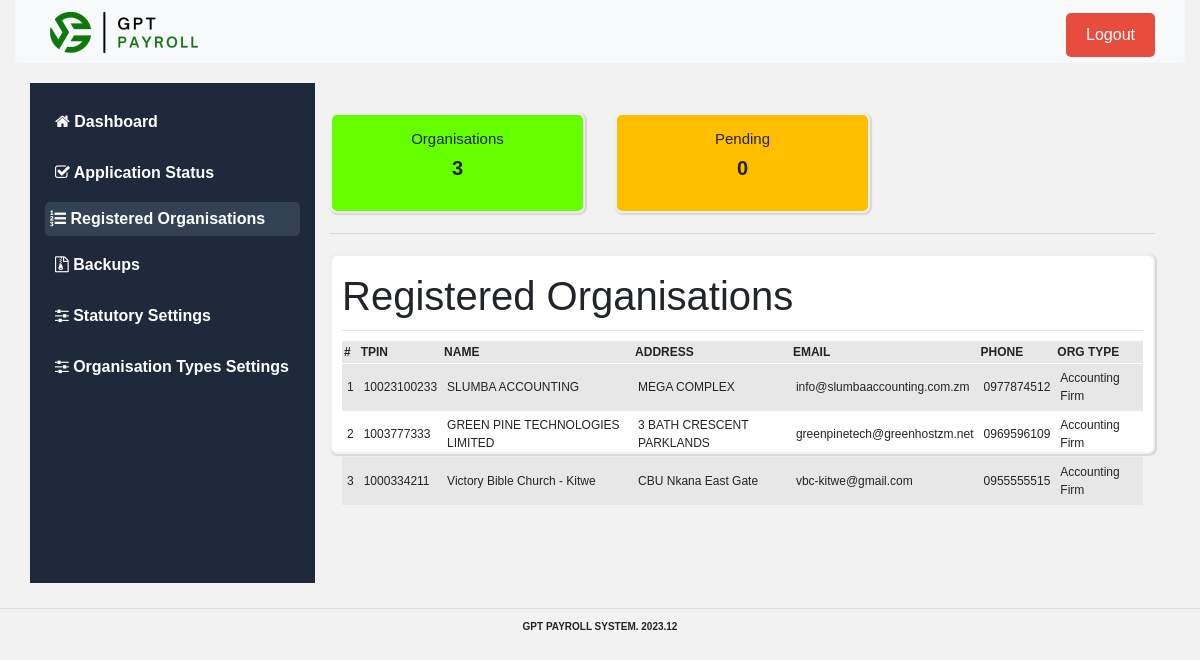
The app's page /supa_admin/reg_status.php (signed in) with its own data.
### tables this page shows
CREATE TABLE `org_supa_register` (
  `id` int(11) NOT NULL,
  `org_id` varchar(50) NOT NULL,
  `org_name` text NOT NULL,
  `org_address` varchar(200) NOT NULL,
  `tpin` varchar(20) NOT NULL,
  `org_email` varchar(200) NOT NULL,
  `org_phone` varchar(30) NOT NULL,
  `org_type` text NOT NULL,
  `status` int(11) NOT NULL,
  `currency` varchar(5) NOT NULL,
  `date_added` timestamp NOT NULL DEFAULT current_timestamp() ON UPDATE current_timestamp()
);

### supa_admin/action/proc_reg_org_list.php (the view, shortened to what this page needs)
<div class="container-fluid">
		<div class="col-sm-3 sidebar">
			<a href="dashboard.php"><button class="side-button"><i class="fa fa-home" aria-hidden="true"></i> Dashboard</button></a>
			<a href="app_status.php"><button class="side-button"><i class="fa fa-check-square-o" aria-hidden="true"></i> Application Status</button></a>
			<a href="reg_status.php"><button class="side-button active"><i class="fa fa-list-ol" aria-hidden="true"></i> Registered Organisations</button></a>
			<a href="backups.php"><button class="side-button"><i class="fa fa-file-archive-o" aria-hidden="true"></i> Backups</button></a>
			<a href="stat_settings.php"><button class="side-button"><i class="fa fa-sliders" aria-hidden="true"></i> Statutory Settings</button></a>
			<a href="org_type_setup.php"><button class="side-button"><i class="fa fa-sliders" aria-hidden="true"></i> Organisation Types Settings</button></a>
		</div>
		<div class="col-sm-9 dashboard">
			<div class="row">
				<div class="col-sm-4 small-box">
					<div class="box" style="background-color: #66FF00;">
						<h4>Organisations</h4>
						<p class="info" style="font-size: 2em;">
							<?php
								include 'includes/conn.php';
								$sql = "SELECT * FROM org_supa_register WHERE status = 1";
								$approval = mysqli_prepare($conn,$sql);
								if(!$approval){
									echo "";
								}else{
									mysqli_stmt_execute($approval);
									$result = mysqli_stmt_get_result($approval);
									$count = 0;
									while($row = mysqli_fetch_assoc($result)){
										$count = $count + 1;
									}
									echo $count;
								}
							?>
					</div>
				</div>
				<div class="col-sm-4 small-box">
					<div class="box" style="background-color: #ffbf00;">
						<h4>Pending</h4>
						<p class="info" style="font-size: 2em;">
							<?php
								include 'includes/conn.php';
								$sql = "SELECT * FROM org_supa_register WHERE status = 0";
								$approval = mysqli_prepare($conn,$sql);
								if(!$approval){
									echo "";
								}else{
									$count = 0;
									echo $count;
								}
							?>
						</p>
					</div>
				</div>
			</div>
			<hr>
			<div class="row">
				<div class="col-sm-12 small-boxed">
					<div class="boxed">
						<h4 style="font-size: 4em; text-align: left;">Registered Organisations</h4>
						<hr>
						<table class="status">
							<thead>
								<tr>
									<th>#</th>
									<th>TPIN</th>
									<th>NAME</th>
									<th>ADDRESS</th>
									<th>EMAIL</th>
									<th>PHONE</th>
									<th>ORG TYPE</th>
								</tr>
							</thead>
							<tbody>
								<?php
									include 'includes/conn.php';
									$sql = "SELECT * FROM org_supa_register WHERE status = 1";
									$approval = mysqli_prepare($conn,$sql);
									if(!$approval){
										echo "";
									}else{
										mysqli_stmt_execute($approval);
										$result = mysqli_stmt_get_result($approval);
										$count = 0;
										while($row = mysqli_fetch_assoc($result)){
											$count = $count + 1;
											$org_type = $row['org_type'];
											$org_phone = $row['org_phone'];
											$org_email = $row['org_email'];
											$org_name = $row['org_name'];
											$org_address = $row['org_address'];
											$org_tpin = $row['tpin'];
											?>
											<tr>
												<td><?php echo $count;?></td>
												<td><?php echo $org_tpin;?></td>
												<td><?php echo $org_name;?></td>
												<td><?php echo $org_address;?></td>
												<td><?php echo $org_email;?></td>
												<td><?php echo $org_phone;?></td>
												<td><?php echo $org_type;?></td>
											</tr>
											<?php
										}
									}
								?>
							</tbody>
						</table>
					</div>
				</div>
			</div>
		</div>
	</div>
</div>

### supa_admin/reg_status.php (shortened to what this page needs)
<?php
	if(!isset($_SESSION['supa_username'])){
		header('Location: ../login.php');
	}else{
		include "assets/header.php";
		include "assets/body.php";
		include "includes/conn.php";
		include "action/proc_reg_org_list.php";
		include "assets/footer.php";
	}
?>

### supa_admin/assets/header.php (shortened to what this page needs)
<!DOCTYPE html>
<html lang="en">
<head>
  <link rel="stylesheet" href="https://maxcdn.bootstrapcdn.com/bootstrap/3.4.1/css/bootstrap.min.css">
  <link rel="stylesheet" href="https://cdnjs.cloudflare.com/ajax/libs/font-awesome/4.7.0/css/font-awesome.min.css">
  <link rel="stylesheet" href="css/styles.css">
</head>

### supa_admin/assets/body.php (shortened to what this page needs)
    <link rel="stylesheet" href="https://stackpath.bootstrapcdn.com/bootstrap/4.5.2/css/bootstrap.min.css">
<body>
	<div class="container-fluid">
    <nav class="navbar navbar-expand-lg navbar-light bg-light">
        <div class="container">
            <a class="navbar-brand" href="../index.html">
                <img src="./logo/gp.png" alt="Logo">
            </a>
            <div class="d-flex align-items-center ml-auto">
                <a href="logout.php" class="logout-button ml-2">Logout</a>
            </div>
        </div>
    </nav>

### supa_admin/assets/footer.php (shortened to what this page needs)
			<br>
			<hr>
			<footer>
				<p class="text-center"><b>GPT PAYROLL SYSTEM. 2023.12</b></p>
			</footer>
	</body>
</html>

### supa_admin/css/styles.css (style rules this page uses)
body { background-color: #f1f5f9; }
table { margin: auto; }
table th, td { padding: 2px; }
table tr { border-bottom: 1px solid #e7e7e7; }
.logout-button { background-color: #1e293b; color: #ffffff; width: 100%; padding: 5px; margin-top: 7px; border: 0px; border-radius: 5px; font-size: 16px; }
.sidebar { background-color: #1e293b; height: 500px; padding: 10px; display: block; text-decoration: none; color: #757575; font-weight: 600; font-size: 18px; }
.side-button { background-color: #1e293b; color: #ffffff; width: 100%; padding: 10px; margin-top: 7px; border: 0px; border-radius: 5px; font-size: 16px; text-align: left; }
.active { background-color: #334155; color: #ffffff; width: 100%; padding: 5px; border: 0px; border-radius: 5px; font-size: 16px; }
.dashboard { padding: 20px; }
.box { background-color: #ffffff; height: 100px; padding: 10px; border: 2px solid #edf1f5; box-shadow: 1px 1px 1px 1px #ded4d4; border-radius: 7px; }
.box h4 { text-align: center; margin-top: 5px; }
.info { text-align: center; font-size: 20px; font-weight: bold; }
.small-box { padding: 10px; }
.boxed { background-color: #ffffff; height: 200px; padding: 10px; border: 2px solid #edf1f5; box-shadow: 1px 1px 1px 1px #ded4d4; border-radius: 7px; }
.boxed h4 { text-align: center; margin-top: 6px; }
.small-boxed { padding: 10px; }
.status { font-size: 12px; }
table td { padding: 5px; }

### supa_admin/assets/body.php (style rules this page uses)
body { font-family: Arial, sans-serif; background-color: #f2f2f2; margin: 0; padding: 0; }
.logout-button { background-color: #e74c3c; color: #ffffff; border: none; padding: 10px 20px; font-size: 16px; border-radius: 5px; cursor: pointer; transition: background-color 0.3s ease; }

### supa_admin/action/proc_reg_org_list.php (style rules this page uses)
table tr:nth-child(odd) { background-color: #e7e7e7; }
table th { border-bottom: 1px solid #fff; }
table { width: 100%; }

### records on screen
org_supa_register: tpin "10023100233", org_name "SLUMBA ACCOUNTING", org_address "MEGA COMPLEX", org_email "info@slumbaaccounting.com.zm", org_phone "0977874512", org_type "Accounting Firm"
org_supa_register: tpin "1003777333", org_name "GREEN PINE TECHNOLOGIES LIMITED", org_address "3 BATH CRESCENT PARKLANDS", org_email "greenpinetech@greenhostzm.net", org_phone "0969596109", org_type "Accounting Firm"
org_supa_register: tpin "1000334211", org_name "Victory Bible Church - Kitwe", org_address "CBU Nkana East Gate", org_email "vbc-kitwe@gmail.com", org_phone "0955555515", org_type "Accounting Firm"

### other values on screen
$count "3"
$count "0"
